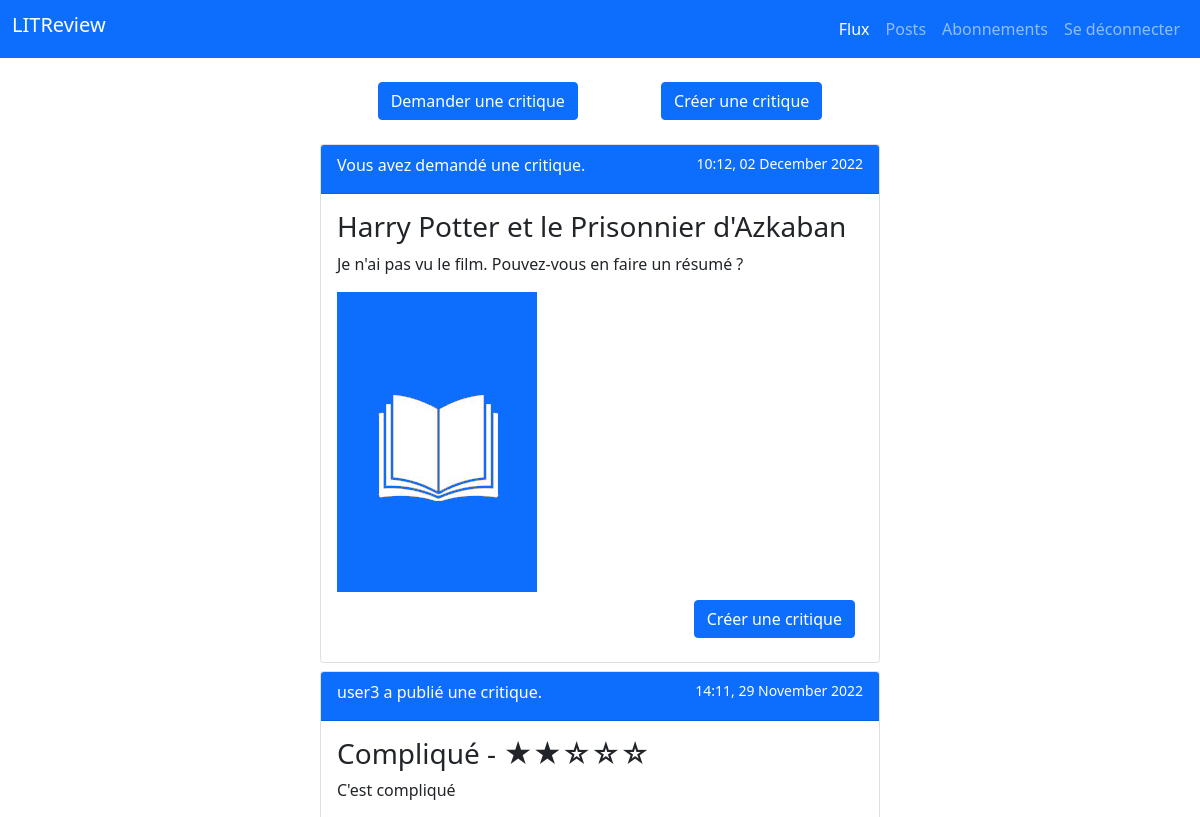
The app's page /home/ (signed in, upper part), older data.
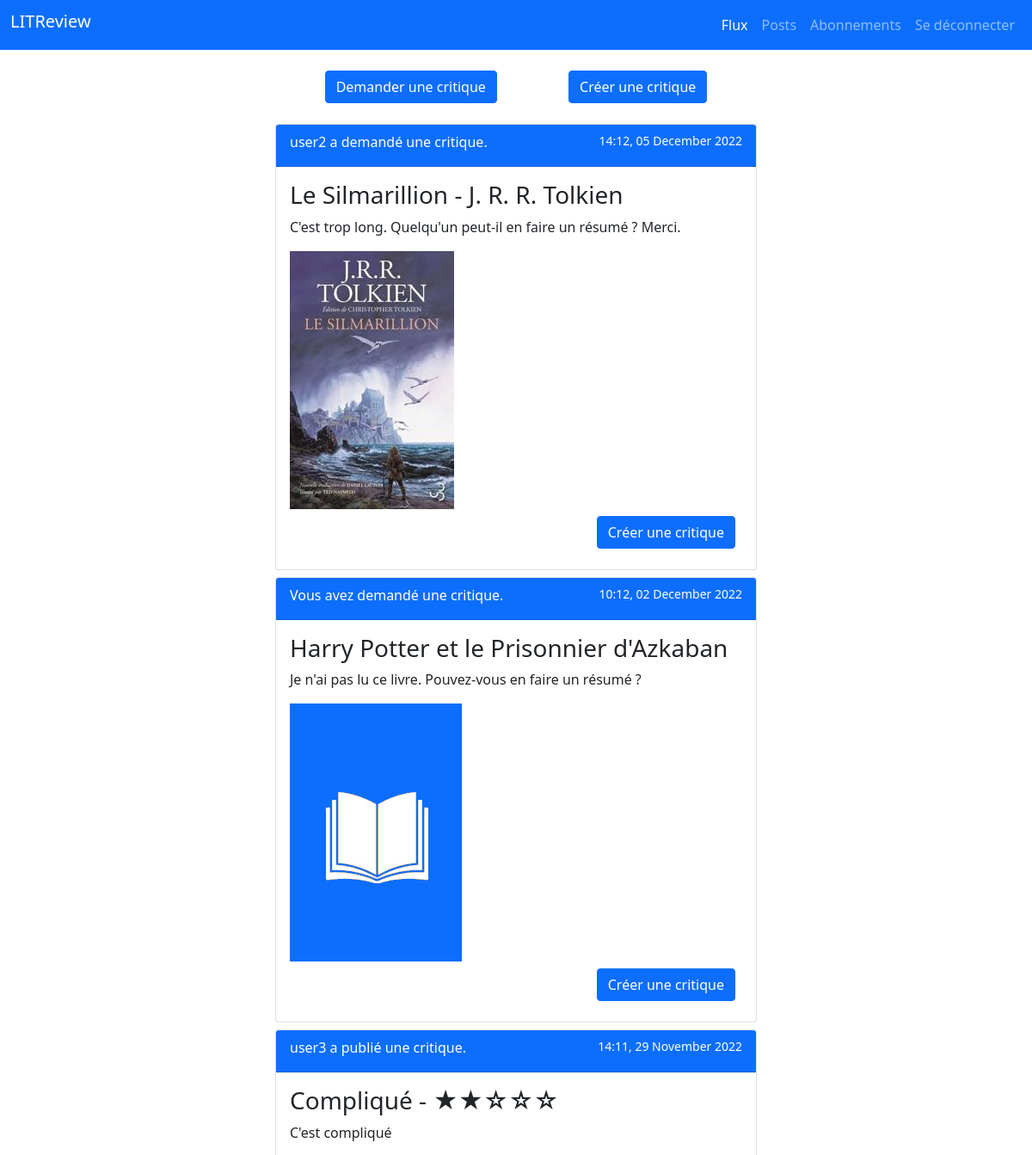
The same page, newer data.
### review/models.py (models this page shows, shortened)
class Ticket(models.Model):
    title = models.CharField(max_length=128, verbose_name='Titre')
    description = models.TextField(max_length=2048, blank=True)
    user = models.ForeignKey(to=settings.AUTH_USER_MODEL,
                             on_delete=models.CASCADE)
    image = models.ImageField(null=True, blank=True)
    time_created = models.DateTimeField(auto_now_add=True)
    IMAGE_MAX_SIZE = (300, 300)

class Review(models.Model):
    ticket = models.ForeignKey(to=Ticket, on_delete=models.CASCADE)
    rating = models.PositiveSmallIntegerField(
        validators=[MinValueValidator(0), MaxValueValidator(5)], verbose_name='Note')
    headline = models.CharField(max_length=128, verbose_name='Titre')
    body = models.TextField(max_length=8192, blank=True, verbose_name='Commentaire')
    user = models.ForeignKey(
        to=settings.AUTH_USER_MODEL, on_delete=models.CASCADE)
    time_created = models.DateTimeField(auto_now_add=True)

### authentication/models.py (models this page shows)
class User(AbstractUser):
    pass

### review/views.py (the view)
# urls.py: 2. Add a URL to urlpatterns:  path('', views.home, name='home')
@login_required
def home(request):
    user_follows = models.UserFollows.objects.filter(user=request.user).values('followed_user')
    tickets = models.Ticket.objects.filter(
        Q(user__in=user_follows) | Q(user=request.user)
    )
    reviews = models.Review.objects.filter(
        Q(user__in=user_follows) | Q(user=request.user) | Q(ticket__user=request.user)
    )
    tickets_and_reviews = sorted(
        chain(tickets, reviews),
        key=lambda instance: instance.time_created,
        reverse=True
    )
    home_page = True
    context = {
        'tickets_and_reviews': tickets_and_reviews,
        'home_page': home_page,
        'navbar': 'home',
    }
    return render(request, 'review/home.html',
                  context)

### review/templatetags/review_extras.py (called while the page is built)
@register.filter
def model_type(value):
    return type(value).__name__

@register.filter
def format_date(time_created):
    return f'{time_created.strftime("%H:%m, %d %B %Y")}'

@register.filter
def show_rating(rating):
    stars = ''
    for i in range(rating):
        stars += '★'
    for i in range(5 - rating):
        stars += '☆'
    return stars

@register.simple_tag(takes_context=True)
def get_poster_display(context, user):
    if user == context['user']:
        return 'Vous'
    return user.username

@register.simple_tag(takes_context=True)
def get_ticket_poster_display(context, user):
    if user == context['user']:
        return 'Vous avez demandé une critique.'
    return f'{user.username} a demandé une critique.'

@register.simple_tag(takes_context=True)
def get_review_poster_display(context, user):
    if user == context['user']:
        return 'Vous avez publié une critique.'
    return f'{user.username} a publié une critique.'

@register.simple_tag(takes_context=True)
def get_reviewed_by_user(context, ticket):
    return ticket.review_set.filter(user=context['user']).exists()

### review/templates/review/home.html
{% extends 'base.html' %}
{% load review_extras %}
{% block content %}
    <div class="d-flex justify-content-around m-4">
        <a href="{% url 'ticket-create' %}" class="btn btn-primary">Demander une critique</a>
        <a href="{% url 'ticket-and-review-create' %}" class="btn btn-primary">Créer une critique</a>
    </div>
    {% if tickets_and_reviews %}
        {% for instance in tickets_and_reviews %}
            {% if instance|model_type == 'Ticket' %}
                {% include 'review/partials/ticket_snippet.html' with ticket=instance %}
            {% endif %}
            {% if instance|model_type == 'Review' %}
                {% include 'review/partials/review_snippet.html' with review=instance %}
            {% endif %}
        {% endfor %}
    {% else %}
        <p class="text-center">Aucun contenu à afficher.</p>
        <p class="text-center">Commencez par <a href="{% url 'ticket-create' %}">demander une critique</a>, ou <a href="{% url 'following' %}">suivez d'autres utilisateurs</a> !</p>
    {% endif %}
{% endblock %}

### review/templates/review/partials/ticket_snippet.html (shortened to what this page needs)
{% load review_extras %}
{% load static %}
<div class="card m-2">
    <div class="card-header bg-primary text-white d-flex justify-content-between">
        <span class="card-title">{% get_ticket_poster_display ticket.user %}</span>
        <small>{{ ticket.time_created|format_date }}</small>
    </div>
    <div class="card-body">
    <h3>{{ ticket.title }}</h3>
    <p>{{ ticket.description }}</p>
    {% if ticket.image %}
        <img src="{{ ticket.image.url }}">
    {% else %}
        <img src="{% static 'images/default_cover.jpg' %}">
    {% endif %}
    {% get_reviewed_by_user ticket as ticket_reviewed %}
    {% if home_page and not ticket_reviewed %}
        <div class="d-flex p-2 justify-content-end">
            <a href="{% url 'review-create' ticket.id %}" class="btn btn-primary">Créer une critique</a>
        </div>
    {% endif %}
    </div>
</div>

### review/templates/review/partials/review_snippet.html (shortened to what this page needs)
{% load review_extras %}
{% load static %}
<div class="card m-2">
    <div class="card-header bg-primary text-white d-flex justify-content-between">
        <span class="card-title">{% get_review_poster_display review.user %}</span>
        <small>{{ review.time_created|format_date }}</small>
    </div>
    <div class="card-body">
    <h3>{{ review.headline }} - {{ review.rating|show_rating }}</h3>
    <p>{{ review.body }}</p>
    </div>
</div>

Row changes from the older to the newer data that the page shows:
added Ticket: user.username "user2 a demandé une critique.", time_created "14:12, 05 December 2022", title "Le Silmarillion - J. R. R. Tolkien", description "C'est trop long. Quelqu'un peut-il en faire un résumé ? Merci.", image (picture), shows "Créer une critique"
changed Ticket "Harry Potter et le Prisonnier d'Azkaban": description "Je n'ai pas vu le film. Pouvez-vous en faire un résumé ?" → "Je n'ai pas lu ce livre. Pouvez-vous en faire un résumé ?"
